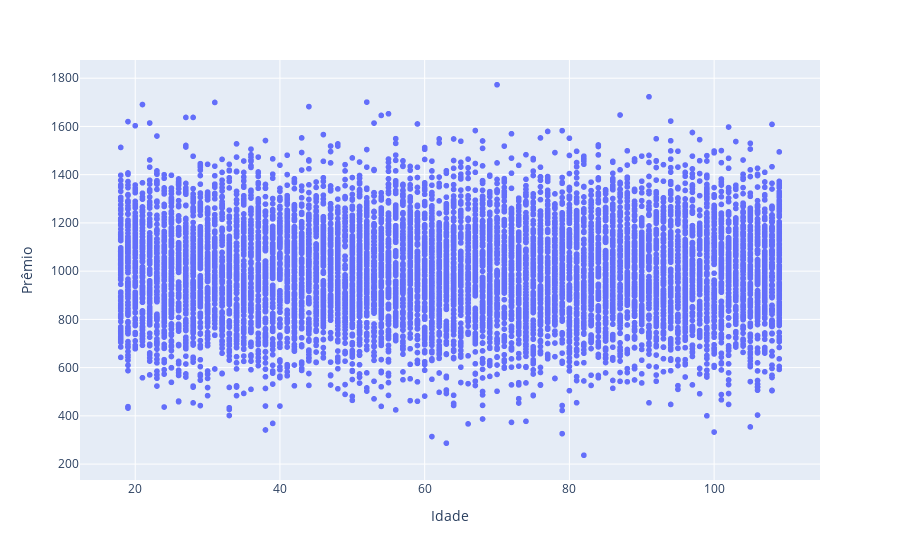

This figure's notebook cell:
### Markdown cell above
Relação entre idade e prêmio.

### Code cell
px.scatter(clientes, x="Idade", y="Prêmio")

### Figure 1 — Plotly figure (JSON) as saved in the notebook; plotly's stock layout.template omitted (floating-point values rounded to 4 significant figures; data arrays with more than 128 entries replaced by an {"elided": "..."} marker saying what was removed)
{"data": [{"hovertemplate": "Idade=%{x}<br>Prêmio=%{y}<extra></extra>", "legendgroup": "", "marker": {"color": "#636efa", "symbol": "circle"}, "mode": "markers", "name": "", "showlegend": false, "type": "scattergl", "x": {"elided": "10000 int values"}, "xaxis": "x", "y": {"elided": "10000 float values"}, "yaxis": "y"}], "layout": {"legend": {"tracegroupgap": 0}, "margin": {"t": 60}, "xaxis": {"anchor": "y", "domain": [0, 1], "title": {"text": "Idade"}}, "yaxis": {"anchor": "x", "domain": [0, 1], "title": {"text": "Prêmio"}}}}
